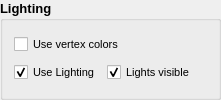
         <widget class="QGroupBox" name="groupBox_lighting">
          <property name="minimumSize">
           <size>
            <width>0</width>
            <height>0</height>
           </size>
          </property>
          <property name="maximumSize">
           <size>
            <width>16777215</width>
            <height>102</height>
           </size>
          </property>
          <property name="font">
           <font>
            <pointsize>10</pointsize>
            <weight>75</weight>
            <bold>true</bold>
           </font>
          </property>
          <property name="title">
           <string>Lighting</string>
          </property>
          <property name="flat">
           <bool>true</bool>
          </property>
          <layout class="QVBoxLayout" name="verticalLayout_6">
           <item>
            <widget class="QCheckBox" name="checkBox_vertexColors">
             <property name="enabled">
              <bool>true</bool>
             </property>
             <property name="maximumSize">
              <size>
               <width>200</width>
               <height>16777215</height>
              </size>
             </property>
             <property name="font">
              <font>
               <pointsize>8</pointsize>
               <weight>50</weight>
               <bold>false</bold>
              </font>
             </property>
             <property name="text">
              <string>Use vertex colors</string>
             </property>
             <property name="checked">
              <bool>false</bool>
             </property>
            </widget>
           </item>
           <item>
            <layout class="QHBoxLayout" name="horizontalLayout_4">
             <item>
              <widget class="QCheckBox" name="checkBox_lightingSwitch">
               <property name="maximumSize">
                <size>
                 <width>200</width>
                 <height>16777215</height>
                </size>
               </property>
               <property name="font">
                <font>
                 <pointsize>8</pointsize>
                 <weight>50</weight>
                 <bold>false</bold>
                </font>
               </property>
               <property name="text">
                <string>Use Lighting</string>
               </property>
               <property name="checked">
                <bool>true</bool>
               </property>
              </widget>
             </item>
             <item>
              <widget class="QCheckBox" name="checkBox_lightVisible">
               <property name="minimumSize">
                <size>
                 <width>100</width>
                 <height>0</height>
                </size>
               </property>
               <property name="maximumSize">
                <size>
                 <width>200</width>
                 <height>16777215</height>
                </size>
               </property>
               <property name="font">
                <font>
                 <pointsize>8</pointsize>
                 <weight>50</weight>
                 <bold>false</bold>
                </font>
               </property>
               <property name="text">
                <string>Lights visible</string>
               </property>
               <property name="checked">
                <bool>true</bool>
               </property>
              </widget>
             </item>
            </layout>
           </item>
          </layout>
         </widget>
